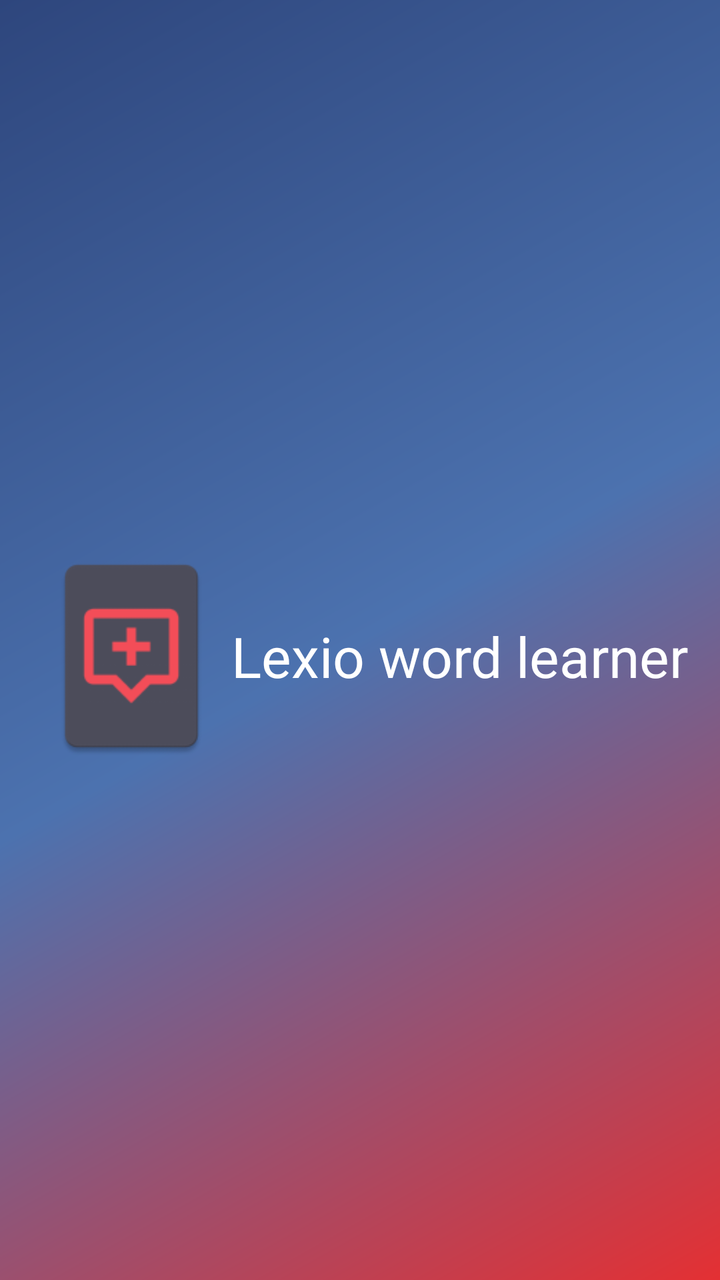
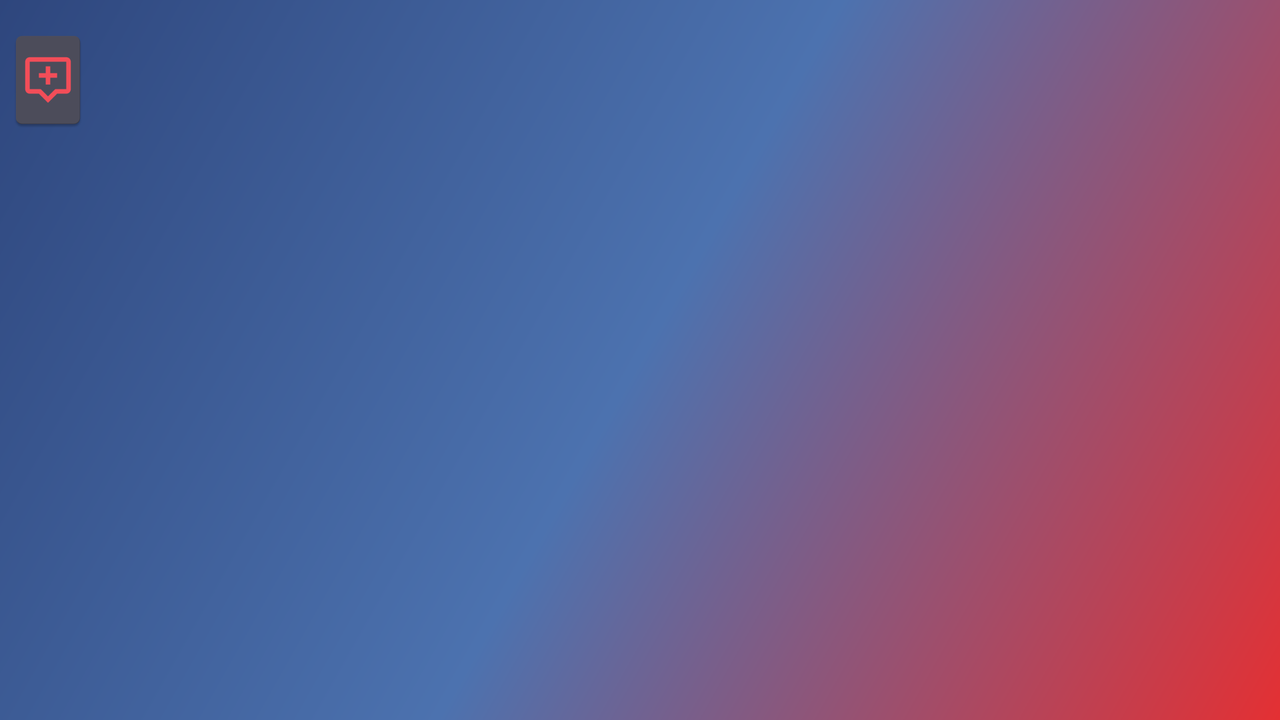

The same Android screen from two of the app's own layout files: first res/layout/ as a phone draws it, then the author's variant for another configuration, drawn on a device whose configuration selects that folder. Both files follow.
<!-- AndroidManifest.xml: application theme AppTheme -->
<!-- res/layout/nav_header_main.xml -->
<?xml version="1.0" encoding="utf-8"?>
<LinearLayout xmlns:android="http://schemas.android.com/apk/res/android"
    android:layout_width="match_parent"
    android:layout_height="@dimen/nav_header_height"
    android:background="@drawable/side_nav_bar"
    android:gravity="bottom"
    android:orientation="vertical"
    android:paddingBottom="@dimen/activity_vertical_margin"
    android:paddingLeft="@dimen/activity_horizontal_margin"
    android:paddingRight="@dimen/activity_horizontal_margin"
    android:paddingTop="@dimen/activity_vertical_margin"
    android:theme="@style/ThemeOverlay.AppCompat.Dark"
    android:weightSum="1">

    <LinearLayout
        android:orientation="horizontal"
        android:layout_width="match_parent"
        android:layout_height="match_parent"
        android:layout_gravity="center"
        android:layout_weight="0.85">

        <ImageView
            android:id="@+id/imageView"
            android:layout_width="60dp"
            android:layout_height="match_parent"
            android:paddingTop="16dp"
            android:src="@mipmap/ic_launcher"
            android:layout_weight="0.66" />

        <TextView
            android:layout_width="wrap_content"
            android:layout_height="wrap_content"
            android:layout_gravity="center"
            android:paddingTop="@dimen/nav_header_vertical_spacing"
            android:text="@string/LexioTitle"
            android:textSize="28dp"
            android:textAppearance="@style/TextAppearance.AppCompat.Body1"
            android:textAlignment="center"
            android:clickable="false"
            android:capitalize="characters" />
    </LinearLayout>

</LinearLayout>
<!-- resources referenced by this layout -->
<resources>
  <dimen name="activity_horizontal_margin">16dp</dimen>
  <dimen name="activity_vertical_margin">16dp</dimen>
  <dimen name="nav_header_height">160dp</dimen>
  <dimen name="nav_header_vertical_spacing">16dp</dimen>
  <!-- drawable side_nav_bar (drawable) -->
  <shape xmlns:android="http://schemas.android.com/apk/res/android"
      android:shape="rectangle">
      <gradient
          android:angle="135"
          android:centerColor="#4c72af"
          android:endColor="#2e467d"
          android:startColor="#e43033"
          android:type="linear" />
  </shape>
  <!-- mipmap ic_launcher: png bitmap (mipmap-hdpi, 1171 bytes) -->
  <string name="LexioTitle">Lexio word learner</string>
  <style name="AppTheme" parent="Theme.AppCompat.Light.DarkActionBar">
          <item name="colorPrimary">@color/colorPrimary</item>
          <item name="colorPrimaryDark">@color/colorPrimaryDark</item>
          <item name="colorAccent">@color/colorAccent</item>
          <item name="android:buttonStyle">@style/Button</item>
      </style>
  <color name="colorPrimary">#3F51B5</color>
  <color name="colorPrimaryDark">#303F9F</color>
  <color name="colorAccent">#FF4081</color>
  <style name="Button" parent="Widget.AppCompat.Button">
          <item name="android:textAllCaps">false</item>
      </style>
</resources>
<!-- res/layout-land/nav_header_main.xml (the author's variant of the layout above) -->
<!-- drawn on the phone turned sideways -->
<?xml version="1.0" encoding="utf-8"?>
<LinearLayout xmlns:android="http://schemas.android.com/apk/res/android"
    android:layout_width="match_parent"
    android:layout_height="wrap_content"
    android:background="@drawable/side_nav_bar"
    android:gravity="bottom"
    android:orientation="vertical"
    android:paddingBottom="@dimen/activity_vertical_margin"
    android:theme="@style/ThemeOverlay.AppCompat.Dark"
    android:weightSum="1">

    <LinearLayout
        android:orientation="horizontal"
        android:layout_width="match_parent"
        android:layout_height="match_parent"
        android:layout_gravity="center_horizontal|center_vertical"
        android:gravity="left|center_vertical"
        android:layout_weight="0.85">

        <ImageView
            android:id="@+id/imageView"
            android:layout_width="wrap_content"
            android:layout_height="wrap_content"
            android:paddingTop="16dp"
            android:layout_gravity="left"
            android:src="@mipmap/ic_launcher"

            />
    </LinearLayout>

</LinearLayout>
<!-- resources referenced by the variant -->
<!-- as the phone turned sideways resolves them -->
<resources>
  <dimen name="activity_vertical_margin">16dp</dimen>
  <!-- drawable side_nav_bar (drawable) -->
  <shape xmlns:android="http://schemas.android.com/apk/res/android"
      android:shape="rectangle">
      <gradient
          android:angle="135"
          android:centerColor="#4c72af"
          android:endColor="#2e467d"
          android:startColor="#e43033"
          android:type="linear" />
  </shape>
  <!-- mipmap ic_launcher: png bitmap (mipmap-hdpi, 1171 bytes) -->
  <style name="AppTheme" parent="Theme.AppCompat.Light.DarkActionBar">
          <item name="colorPrimary">@color/colorPrimary</item>
          <item name="colorPrimaryDark">@color/colorPrimaryDark</item>
          <item name="colorAccent">@color/colorAccent</item>
          <item name="android:buttonStyle">@style/Button</item>
      </style>
  <color name="colorPrimary">#3F51B5</color>
  <color name="colorPrimaryDark">#303F9F</color>
  <color name="colorAccent">#FF4081</color>
  <style name="Button" parent="Widget.AppCompat.Button">
          <item name="android:textAllCaps">false</item>
      </style>
</resources>
